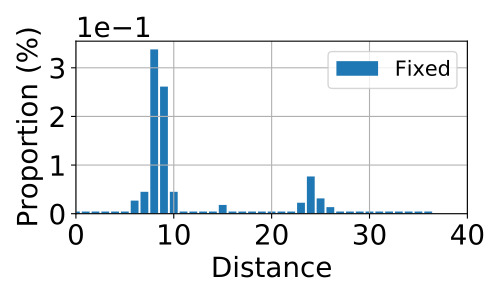

Reproduce this figure in Python.
#%% init
import matplotlib.pyplot as plt
import numpy as np
import scipy.stats as stats
from scipy import interpolate
from matplotlib import rcParams
import sys

params = {'axes.labelsize': '20',
        'xtick.labelsize': '20',
        'ytick.labelsize': '20',
        # 'lines.linewidth': '0.2',
        'figure.figsize': '5, 3',
        'legend.fontsize': '20'}
rcParams.update(params)

x = [0, 1, 2, 3, 4, 5, 6, 7, 8, 9, 10, 11, 12, 13, 14, 15, 16, 17, 18, 19, 20, 21, 22, 23, 24, 25, 26, 27, 28, 29, 30, 31, 32, 33, 34, 35, 36]

y = [1]*len(x)

# read log from fixedfp_vgg
dist = open('l2_dist_fixed_fp.dat','r')
content = dist.readlines()
rate = 0

for line in content:
    charac = line.strip()
    for lines in content:
        if charac == lines.strip():
            rate = rate + 1
    y[int(charac)] = rate
    rate = 0

fixed_y = y

# normalize
sum = np.sum(fixed_y)
fixed_y = [i/sum for i in fixed_y]

# Make the plot
fig, ax = plt.subplots()
# ax.plot(x_new, fixed_y, label='fixed', linewidth=2)
ax.bar(x, fixed_y, label='Fixed', linewidth=2)

# decorations
plt.grid(True)
plt.ylabel('Proportion (%)')
plt.xlabel('Distance', horizontalalignment="center")
plt.xlim(xmin=0)
ax.set_yticks(np.arange(0.0, 0.40, 0.1))
# ax.set_xticks(np.arange(0, 40, 5))
ax.set_xlim(0, 40)
# ax.set_ylim(0.0, 0.11)
ax.yaxis.get_major_formatter().set_powerlimits((0,1))
plt.legend(fontsize=15)
plt.tight_layout()
plt.savefig(sys.argv[0][:-2] + "pdf")
print("Figure8.b is ready!")
